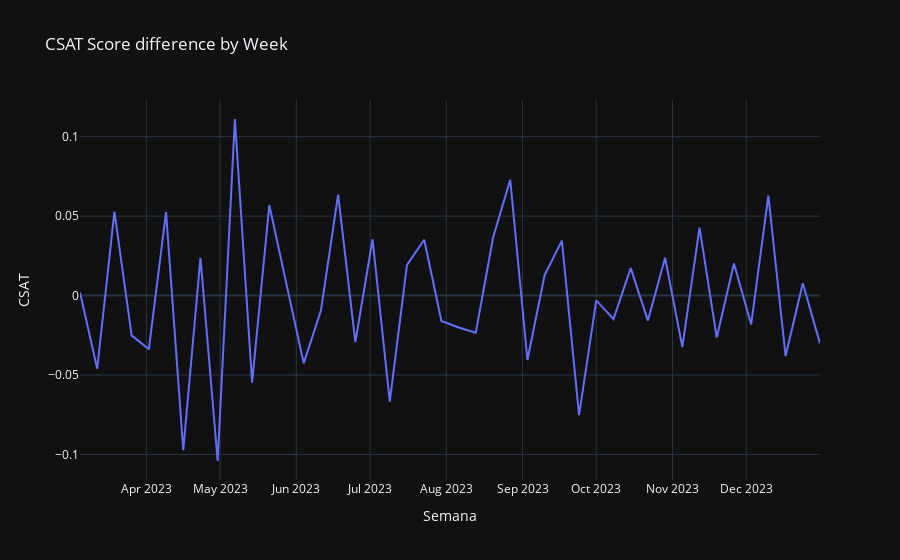

The notebook cell saved with this chart:
### Code cell
### TRENDING (DIFFERENCING)

fig = px.line(df1, x="Semana", y="CSAT",template = "plotly_dark",
              title="CSAT Score difference by Week")
fig.show()
